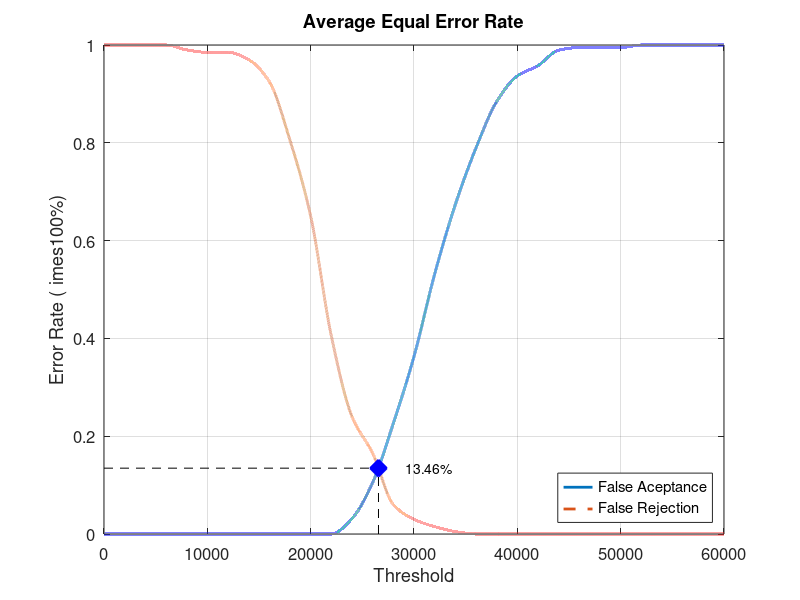
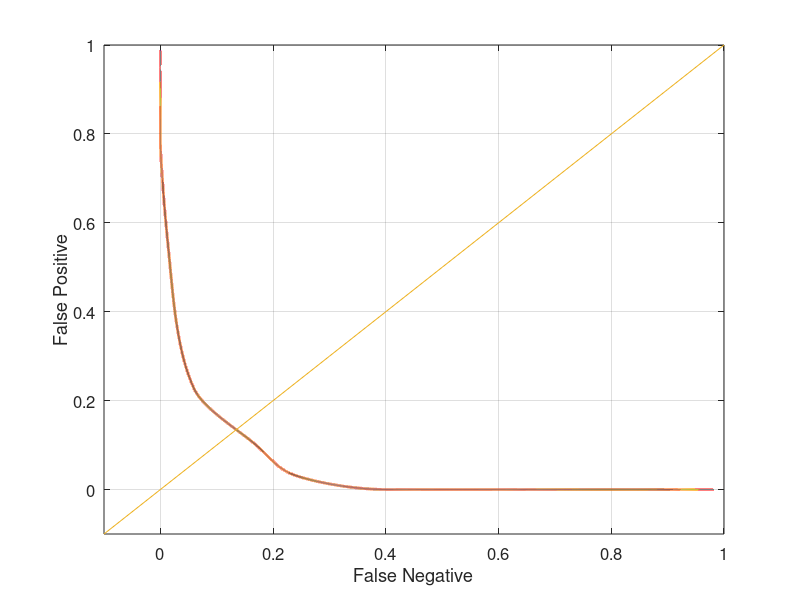

Reproduce these figures in MATLAB, in order.
close all;
clear;
clc;
x = 0:2000:60000;
xq = 0:0.5:60000;

y0 = [0 0 0 0 0 0 0 0 0 0 0 0 0.0315789 0.105263 0.226316 0.363158 0.531579 0.673684 0.789474 0.884211 0.936842 0.957895 0.989474 0.994737 0.994737 0.994737 1 1 1 1 1]
yy0 = interp1(x, y0, xq, 'pchip');
y1 = [1 1 1 1 0.99 0.985 0.985 0.97 0.925 0.805 0.65 0.405 0.24 0.165 0.06 0.03 0.015 0.005 0 0 0 0 0 0 0 0 0 0 0 0 0]
yy1 = interp1(x, y1, xq, 'pchip');

% Calculating EER: 
y2 = abs(y0 - y1);
find(y2 == min(y2))
yy2 = abs(yy0 - yy1);
xEER = find(yy2 == min(yy2));
xEERIndex = xq(xEER) % X-axis EER
yEER = yy0(xEER) % Y-axis EER

main = figure
plot(xq, yy0,'-','LineWidth', 2);	hold on
plot(xq, yy1,'--','LineWidth', 2);	hold on
plot([xEERIndex xEERIndex], [0 yEER], 'k--');	hold on
plot([0 xEERIndex], [yEER yEER], 'k--');	hold on
plot(xEERIndex, yEER, 'bx', 'LineWidth', 10);	hold on
text(xEERIndex + 10 * xEERIndex / 100, yEER, [num2str(round((10000 * yEER)) / 100) '%'])
legend('False Aceptance', 'False Rejection', 'Location', 'SouthEast')
xlabel('Threshold')
ylabel('Error Rate (	imes100%)')
title('Average Equal Error Rate')
set(gca, 'FontSize', 12)
axis([0 60000 0 1])
grid on

print(main, 'Database2_1Main', '-dpng');
FNRxFPR = figure('Color', [1 1 1]);
plot(yy1, yy0, '-', yy1, yy0, 'LineWidth', 2);
hold on
y = -0.1:0.1:1
plot(y, y); 
set(gca, 'FontSize', 12)
xlabel('False Negative')
ylabel('False Positive')
axis([-0.1 1 -0.1 1])
set(gca, 'FontSize', 12)
grid on

print(FNRxFPR, 'Database2_1FNRxFPR','-dpng');
